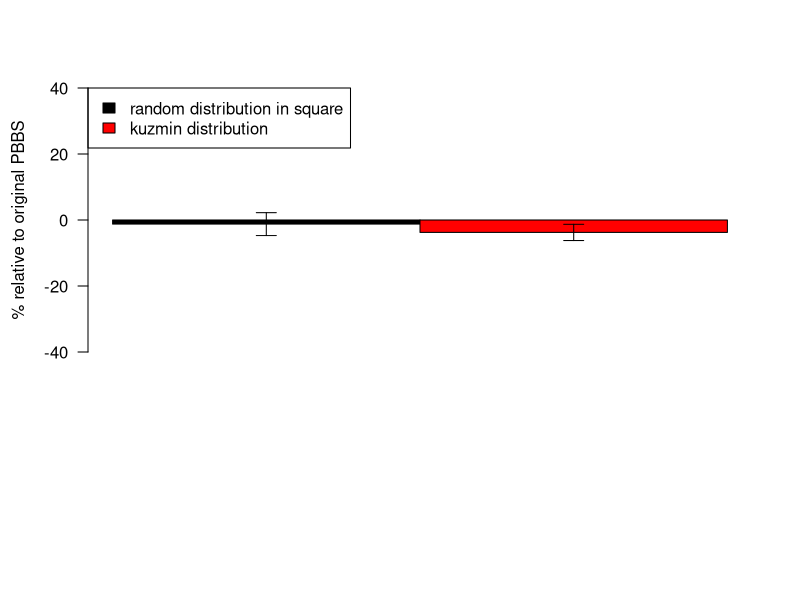

Generate this figure with R:
pdf('_results/chart-1.pdf', height=8.000000, width=6.000000)
error.bar <- function(x, y, upper, lower=upper, length=0.1,...){ 
 if(length(x) != length(y) | length(y) !=length(lower) | length(lower) != length(upper)) 
 stop("vectors must be same length") 
 arrows(x,y+upper, x, y-lower, angle=90, code=3, length=length, ...) 
 } 
 
cols <- as.vector(c('#000000','#FF0000'))
data0 <- matrix(c(-1.246924,-3.763383),ncol=2)
data0err <- matrix(c(3.468044,2.461652),ncol=2)

colnames(data0) <- c("random distribution in square","kuzmin distribution")

rownames(data0) <- c("")

table0 <- t(as.table(data0))

par(mar=c(12, 4, 4, 2) + 0.4)
bp <- barplot(table0, beside=TRUE, space=c(0,2), las=2, col=cols, names.arg=colnames(table0), xlab='', ylab='% relative to original PBBS', legend=rownames(table0), args.legend = list(x = 'topleft'), ylim=range(-40.000000,40.000000) )
error.bar(t(bp),data0,data0err)
title(main='', col.main='black', font.main=1, cex.main=1)

dev.off()